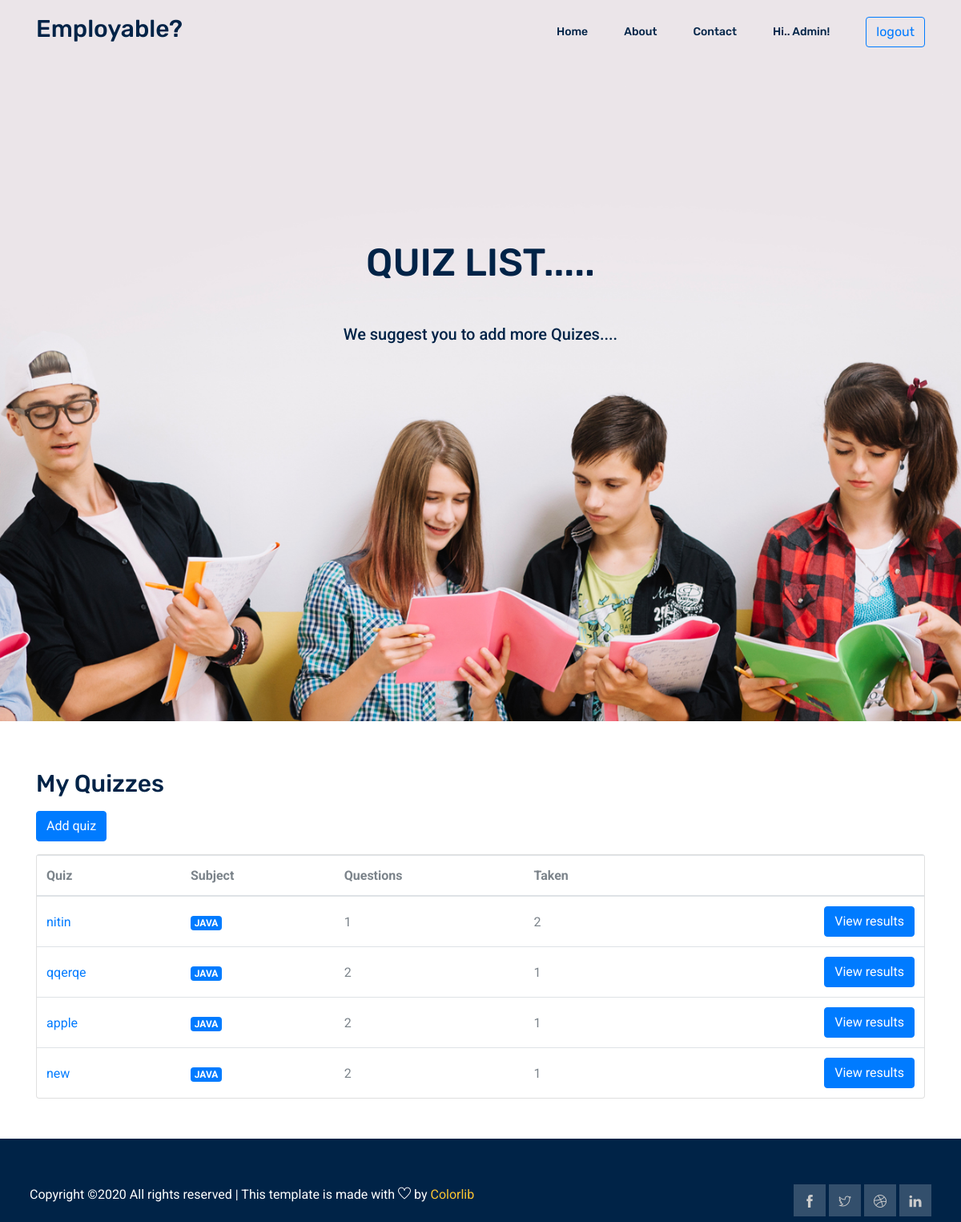
Page /company/quiz/ (signed in) on the committed database.
### accounts/models.py (models this page shows, shortened)
class User(AbstractUser):
    is_student = models.BooleanField(default=False)
    is_company = models.BooleanField(default=False)
    has_details = models.BooleanField(default=False)
    about = models.TextField(max_length=1000)
    image = models.ImageField(upload_to='main_image',blank = True, null = True)
    website = models.CharField(max_length=40)
    slug = models.SlugField(null=True,blank="true")

### exam/models.py (models this page shows, shortened)
class Quiz(models.Model):
    owner = models.ForeignKey(User, on_delete=models.CASCADE, related_name='quizzes')
    name = models.CharField(max_length=255)
    subject = models.ForeignKey(Subject, on_delete=models.CASCADE, related_name='quizzes')
    location = models.CharField(max_length=50)
    skills_Required = models.CharField(max_length = 50)
    education = models.CharField(max_length = 50)
    work_exporience = models.CharField(max_length = 50)
    ctc = models.IntegerField()
    posts = models.CharField(max_length=20)

class Subject(models.Model):
    name = models.CharField(max_length=30)
    color = models.CharField(max_length=7, default='#007bff')
    def get_html_badge(self):
        name = escape(self.name)
        color = escape(self.color)
        html = '<span class="badge badge-primary" style="background-color: %s">%s</span>' % (color, name)
        return mark_safe(html)

### company/views.py (the view)
# urls.py: path('quiz/',views.QuizListView.as_view(),name='quizList'),
class QuizListView(ListView):
    model = Quiz
    ordering = ('name', )
    context_object_name = 'quizzes'
    template_name = 'company/QuizList.html'
    def get_queryset(self):
        queryset = self.request.user.quizzes \
            .select_related('subject') \
            .annotate(questions_count=Count('questions', distinct=True)) \
            .annotate(taken_count=Count('taken_quizzes', distinct=True))
        return queryset

### templates/company/QuizList.html (shortened to what this page needs)
{% extends 'base.html' %}
{% load crispy_forms_tags %}
{% block body %}
<section class="home_banner_area">
   <div class="banner_inner">
     <div class="container">
       <div class="row">
         <div class="col-lg-12">
           <div class="banner_content text-center">
             <h2 class="text-uppercase mt-4 mb-5">
               Quiz list.....
             </h2>
             <p>We suggest you to add more Quizes....</p>
           </div>
         </div>
       </div>
     </div>
   </div>
 </section>
    <div class='container' style= 'margin-top:60px'>
        {% if request.user.is_authenticated %}
        {% if request.user.is_company %}
          <h2 class="mb-3">My Quizzes</h2>
          <a href="{% url 'createQuiz' %}" class="btn btn-primary mb-3" role="button">Add quiz</a>
          <div class="card">
            <table class="table mb-0">
              <thead>
                <tr>
                  <th>Quiz</th>
                  <th>Subject</th>
                  <th>Questions</th>
                  <th>Taken</th>
                  <th></th>
                </tr>
              </thead>
              <tbody>
                {% for quiz in quizzes %}
                  <tr>
                    <td class="align-middle"><a href="{% url 'updateQuiz' quiz.pk %}">{{ quiz.name }}</a></td>
                    <td class="align-middle">{{ quiz.subject.get_html_badge }}</td>
                    <td class="align-middle">{{ quiz.questions_count }}</td>
                    <td class="align-middle">{{ quiz.taken_count }}</td>
                    <td class="text-right">
                      <a href="{% url 'results' quiz.pk %}" class="btn btn-primary">View results</a>
                    </td>
                  </tr>
                {% empty %}
                  <tr>
                    <td class="bg-light text-center font-italic" colspan="5">You haven't created any quiz yet.</td>
                  </tr>
                {% endfor %}
              </tbody>
            </table>
            {% else %}
            <h4>you need to be a company to see this page</h4>
            {% endif %}
            {% else %}
            <h4>first login in</h4>
            {% endif %}
          </div>
</div>
{% endblock %}

### templates/base.html (shortened to what this page needs)
{% load static %}
<!DOCTYPE html>
<html lang="en">
  <head>
    <link rel="stylesheet" href="https://cdnjs.cloudflare.com/ajax/libs/font-awesome/4.7.0/css/font-awesome.min.css">
   <link rel="stylesheet" href="{% static 'css/bootstrap.css' %}" />
    <link rel="stylesheet" href="{% static 'css/flaticon.css' %}" />
    <link rel="stylesheet" href="{% static 'css/themify-icons.css' %}" />
    <link rel="stylesheet" href="{% static 'vendors/owl-carousel/owl.carousel.min.css' %}" />
    <link rel="stylesheet" href="{% static 'vendors/nice-select/css/nice-select.css' %}" />
    <link rel="stylesheet" href="https://stackpath.bootstrapcdn.com/bootstrap/4.1.3/css/bootstrap.min.css">
    <link rel="stylesheet" href="{% static 'css/style.css' %}" />
  </head>
  <body>
    <header class="header_area">
      <div class="main_menu">
        <nav class="navbar navbar-expand-lg navbar-light">
          <div class="container">
            <a class="navbar-brand logo_h" href="{% url 'home'  %}"
              ><h2>Employable?</h2></a>
            <div
              class="collapse navbar-collapse offset"
              id="navbarSupportedContent"
            >
              <ul class="nav navbar-nav menu_nav ml-auto">
                <li class="nav-item {% block homeactive %} {% endblock %}">
                  <a class="nav-link" href="{% url 'home'  %}">Home</a>
                </li>
                <li class="nav-item {% block aboutactive %} {% endblock %}">
                  <a class="nav-link " href="{% url 'about'  %}">About</a>
                </li>
                <li class="nav-item {% block contactactive %} {% endblock %}">
                  <a class="nav-link " href="{% url 'contact'  %}">Contact</a>
                </li>
                {% if not request.user.is_authenticated %}
                <li class="nav-item">
                  <a class = 'nav-link'>
                    <button class="btn btn-outline-primary my-2 my-sm-0" onclick=location.href='{% url 'login' %}' type="submit">Login</button>
                  </a>
                </li>
                <li class="nav-item" >
                  <a class = 'nav-link'>
                  <button class="btn btn-outline-primary my-2 my-sm-0" onclick=location.href='{% url 'signup' %}' type="submit">Signup</button>
                </a>
                </li>
                {% else %}
                {% if request.user.is_company %}
                <li class="nav-item">
                  <a class="nav-link" href="{% url 'home'  %}">hi.. {{request.user}}!</a>
                </li>
                {% endif %}
                <li class="nav-item" >
                  <a class = 'nav-link'>
                  <button class="btn btn-outline-primary my-2 my-sm-0" onclick=location.href='{% url 'logout' %}' type="submit">logout</button>
                </a>
                </li>
                {% endif %}
              </ul>
            </div>
          </div>
        </nav>
      </div>
    </header>
    {% block body %}{% endblock %}
    <footer class="footer-area " >
      <div class="container" style = "padding:7px">
        <div class="row footer-bottom d-flex justify-content-between">
          <p class="col-lg-8 col-sm-12 footer-text m-0 text-white">
Copyright &copy;<script>document.write(new Date().getFullYear());</script> All rights reserved | This template is made with <i class="ti-heart" aria-hidden="true"></i> by <a href="https://colorlib.com" target="_blank">Colorlib</a>
          </p>
          <div class="col-lg-4 col-sm-12 footer-social">
            <a href="#"><i class="ti-facebook"></i></a>
            <a href="#"><i class="ti-twitter"></i></a>
            <a href="#"><i class="ti-dribbble"></i></a>
            <a href="#"><i class="ti-linkedin"></i></a>
          </div>
        </div>
      </div>
    </footer>
    </body>
</html>

### rows in the picture
User: user "Admin"
Quiz: name "nitin", subject.get_html_badge "JAVA", questions_count "1", taken_count "2"
Quiz: name "qqerqe", subject.get_html_badge "JAVA", questions_count "2", taken_count "1"
Quiz: name "apple", subject.get_html_badge "JAVA", questions_count "2", taken_count "1"
Quiz: name "new", subject.get_html_badge "JAVA", questions_count "2", taken_count "1"
